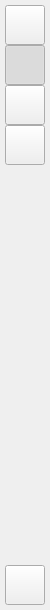
    <widget class="QWidget" name="menuWidget" native="true">
     <property name="sizePolicy">
      <sizepolicy hsizetype="Expanding" vsizetype="Expanding">
       <horstretch>0</horstretch>
       <verstretch>0</verstretch>
      </sizepolicy>
     </property>
     <property name="minimumSize">
      <size>
       <width>50</width>
       <height>610</height>
      </size>
     </property>
     <property name="maximumSize">
      <size>
       <width>50</width>
       <height>16777215</height>
      </size>
     </property>
     <property name="layoutDirection">
      <enum>Qt::LayoutDirection::LeftToRight</enum>
     </property>
     <layout class="QVBoxLayout" name="verticalLayout">
      <property name="spacing">
       <number>0</number>
      </property>
      <property name="leftMargin">
       <number>5</number>
      </property>
      <property name="topMargin">
       <number>5</number>
      </property>
      <property name="rightMargin">
       <number>0</number>
      </property>
      <property name="bottomMargin">
       <number>5</number>
      </property>
      <item>
       <widget class="QToolButton" name="profileToolButton">
        <property name="minimumSize">
         <size>
          <width>40</width>
          <height>40</height>
         </size>
        </property>
        <property name="maximumSize">
         <size>
          <width>40</width>
          <height>40</height>
         </size>
        </property>
        <property name="text">
         <string/>
        </property>
        <property name="iconSize">
         <size>
          <width>40</width>
          <height>40</height>
         </size>
        </property>
        <property name="checkable">
         <bool>true</bool>
        </property>
        <attribute name="buttonGroup">
         <string notr="true">leftBarButtonGroup</string>
        </attribute>
       </widget>
      </item>
      <item>
       <widget class="QToolButton" name="chatToolButton">
        <property name="sizePolicy">
         <sizepolicy hsizetype="Fixed" vsizetype="Fixed">
          <horstretch>0</horstretch>
          <verstretch>0</verstretch>
         </sizepolicy>
        </property>
        <property name="minimumSize">
         <size>
          <width>40</width>
          <height>40</height>
         </size>
        </property>
        <property name="maximumSize">
         <size>
          <width>40</width>
          <height>40</height>
         </size>
        </property>
        <property name="layoutDirection">
         <enum>Qt::LayoutDirection::LeftToRight</enum>
        </property>
        <property name="text">
         <string/>
        </property>
        <property name="iconSize">
         <size>
          <width>24</width>
          <height>24</height>
         </size>
        </property>
        <property name="checkable">
         <bool>true</bool>
        </property>
        <property name="checked">
         <bool>true</bool>
        </property>
        <attribute name="buttonGroup">
         <string notr="true">leftBarButtonGroup</string>
        </attribute>
       </widget>
      </item>
      <item>
       <widget class="QToolButton" name="friendToolButton">
        <property name="sizePolicy">
         <sizepolicy hsizetype="Fixed" vsizetype="Fixed">
          <horstretch>0</horstretch>
          <verstretch>0</verstretch>
         </sizepolicy>
        </property>
        <property name="minimumSize">
         <size>
          <width>40</width>
          <height>40</height>
         </size>
        </property>
        <property name="maximumSize">
         <size>
          <width>40</width>
          <height>40</height>
         </size>
        </property>
        <property name="layoutDirection">
         <enum>Qt::LayoutDirection::LeftToRight</enum>
        </property>
        <property name="text">
         <string/>
        </property>
        <property name="iconSize">
         <size>
          <width>24</width>
          <height>24</height>
         </size>
        </property>
        <property name="checkable">
         <bool>true</bool>
        </property>
        <attribute name="buttonGroup">
         <string notr="true">leftBarButtonGroup</string>
        </attribute>
       </widget>
      </item>
      <item>
       <widget class="QToolButton" name="addToolButton">
        <property name="sizePolicy">
         <sizepolicy hsizetype="Fixed" vsizetype="Fixed">
          <horstretch>0</horstretch>
          <verstretch>0</verstretch>
         </sizepolicy>
        </property>
        <property name="minimumSize">
         <size>
          <width>40</width>
          <height>40</height>
         </size>
        </property>
        <property name="maximumSize">
         <size>
          <width>40</width>
          <height>40</height>
         </size>
        </property>
        <property name="layoutDirection">
         <enum>Qt::LayoutDirection::LeftToRight</enum>
        </property>
        <property name="text">
         <string/>
        </property>
        <property name="iconSize">
         <size>
          <width>24</width>
          <height>24</height>
         </size>
        </property>
        <property name="checkable">
         <bool>true</bool>
        </property>
        <attribute name="buttonGroup">
         <string notr="true">leftBarButtonGroup</string>
        </attribute>
       </widget>
      </item>
      <item>
       <spacer name="verticalSpacer_3">
        <property name="orientation">
         <enum>Qt::Orientation::Vertical</enum>
        </property>
        <property name="sizeType">
         <enum>QSizePolicy::Policy::Expanding</enum>
        </property>
        <property name="sizeHint" stdset="0">
         <size>
          <width>20</width>
          <height>40</height>
         </size>
        </property>
       </spacer>
      </item>
      <item>
       <widget class="QToolButton" name="settingsToolButton">
        <property name="sizePolicy">
         <sizepolicy hsizetype="Fixed" vsizetype="Fixed">
          <horstretch>0</horstretch>
          <verstretch>0</verstretch>
         </sizepolicy>
        </property>
        <property name="minimumSize">
         <size>
          <width>40</width>
          <height>40</height>
         </size>
        </property>
        <property name="maximumSize">
         <size>
          <width>40</width>
          <height>40</height>
         </size>
        </property>
        <property name="text">
         <string/>
        </property>
        <property name="iconSize">
         <size>
          <width>24</width>
          <height>24</height>
         </size>
        </property>
        <property name="checkable">
         <bool>true</bool>
        </property>
        <attribute name="buttonGroup">
         <string notr="true">leftBarButtonGroup</string>
        </attribute>
       </widget>
      </item>
     </layout>
    </widget>
